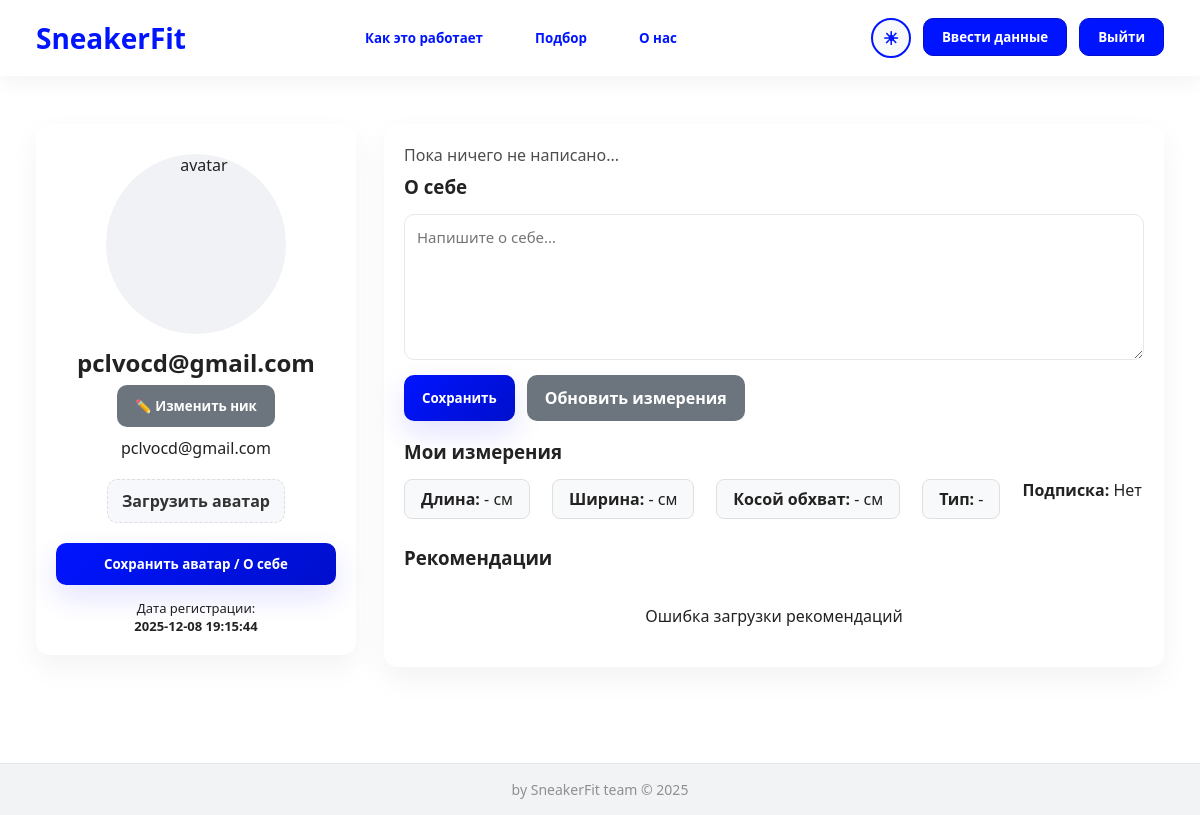
The app's page /profile (signed in), older data.
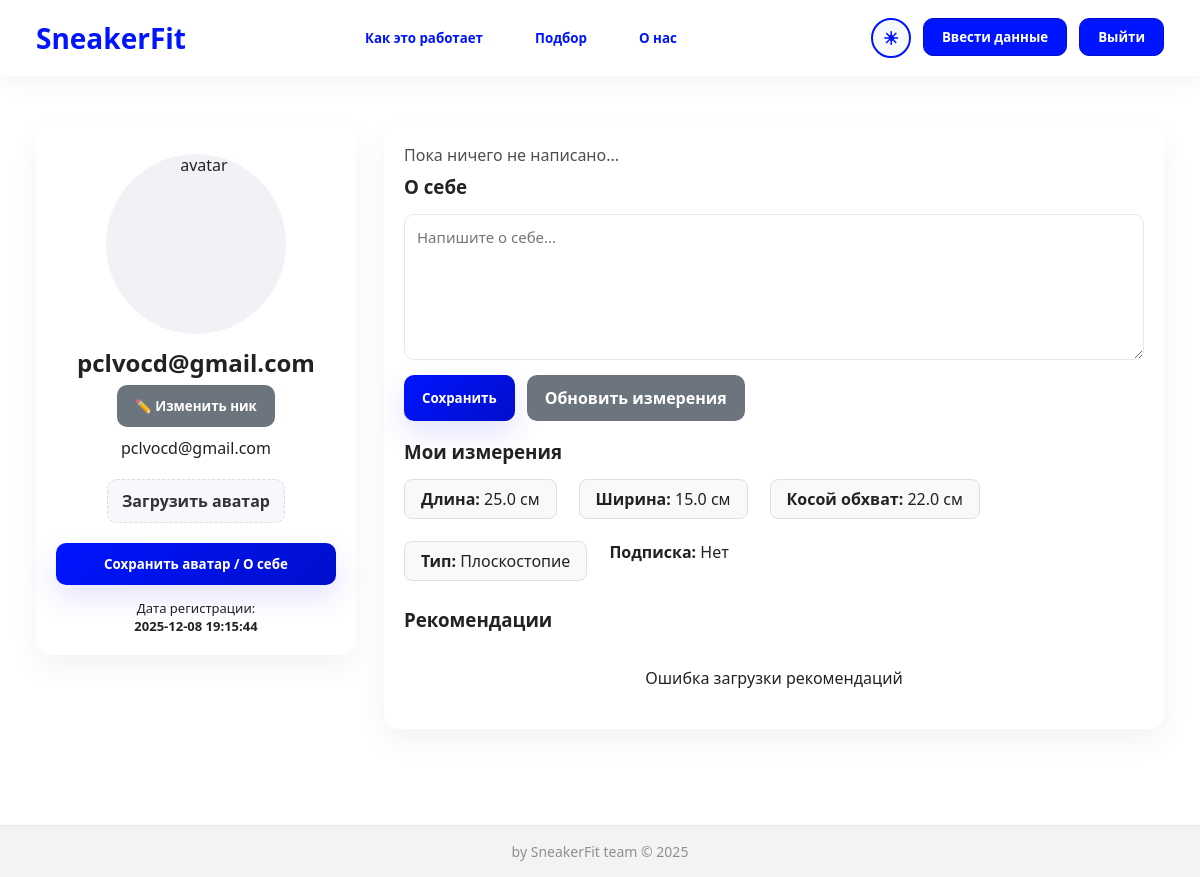
The same page, newer data.
### tables this page shows
CREATE TABLE users (
            id INTEGER PRIMARY KEY AUTOINCREMENT,
            username TEXT NOT NULL,
            email TEXT UNIQUE NOT NULL,
            password TEXT NOT NULL,
            registration_date TEXT,
            registration_type TEXT,
            subscription INTEGER DEFAULT 0,
            foot_length REAL,
            foot_width REAL,
            arch TEXT,
            oblique_circumference REAL,
            foot_type TEXT,
            avatar TEXT,
            about TEXT DEFAULT '',
            email_verified BOOLEAN DEFAULT FALSE
        );

### app.py (the view)
@app.route('/profile')
@email_verified_required
def profile():
    user = get_user_by_email(session.get('user_email'))
    return render_template('profile.html', user=user)

### app.py (called while the page is built)
def email_verified_required(f):
    @wraps(f)
    def decorated_function(*args, **kwargs):
        if not session.get('user_logged_in'):
            return redirect('/login_page')
        user_email = session.get('user_email')
        if not user_email or not is_email_verified(user_email):
            session['redirect_after_verification'] = request.url
            return redirect('/verify_email_page')
        return f(*args, **kwargs)
    return decorated_function

### database.py (called while the page is built)
def get_connection():
    conn = sqlite3.connect(DB_FILE)
    conn.row_factory = sqlite3.Row
    return conn

### user_service.py (called while the page is built)
def is_email_verified(email):
    conn = get_connection()
    cursor = conn.cursor()
    try:
        cursor.execute("SELECT email_verified FROM users WHERE email = ?", (email,))
        row = cursor.fetchone()
        return row and row['email_verified'] == 1
    except Exception as e:
        print(f"Error checking email verification: {e}")
        return False
    finally:
        conn.close()

### templates/profile.html (shortened to what this page needs)
<!DOCTYPE html>
<html lang="ru">
<head>
    <link rel="stylesheet" href="{{ url_for('static', filename='style.css') }}">
    <link rel="stylesheet" href="{{ url_for('static', filename='../static/css/profile.css') }}">
</head>
<body>
<div class="main-content">
<div class="topbar">
    <a href="/" style="text-decoration: none;">
        <div class="logo">SneakerFit</div>
    </a>
    <div class="center-menu">
        <a href="/how"><button class="ghost-btn">Как это работает</button></a>
        <a href="/fit"><button class="ghost-btn">Подбор</button></a>
        <a href="/about"><button class="ghost-btn">О нас</button></a>
    </div>
    <div class="right-menu">
        <button id="themeSwitcher" class="theme-switcher">
            <span id="themeIcon" class="theme-icon">☀</span>
        </button>
        <a href="/measure"><button class="nav-btn">Ввести данные</button></a>
        <a href="/logout"><button class="nav-btn">Выйти</button></a>
    </div>
</div>
<div class="profile-page" style="animation: fadeIn 0.5s ease;">
    <div class="profile-grid">
        <aside class="profile-card">
            <div class="avatar-wrap">
                {% if user.avatar %}
                    <img id="avatarPreview" src="/{{ user.avatar }}" alt="avatar">
                {% else %}
                    <img id="avatarPreview" src="{{ url_for('static', filename='no-avatar.png') }}" alt="avatar">
                {% endif %}
            </div>
            <h2>{{ user.username }}</h2>
            <button onclick="document.getElementById('nickEdit').style.display='block'" class="btn btn-secondary" style="margin-top:6px;">✏️ Изменить ник</button>
            <p class="email">{{ user.email }}</p>
            <form id="avatarForm" action="{{ url_for('profile_update') }}" method="POST" enctype="multipart/form-data">
                <label class="fake-file">
                    Загрузить аватар
                </label>
                <button type="submit" class="btn btn-primary" style="width:100%; margin-top:12px;">Сохранить аватар / О себе</button>
            </form>
            <p class="registered">Дата регистрации: <br> <strong>{{ user.registration_date }}</strong></p>
        </aside>
        <main class="profile-main">
            <p style="margin-bottom:8px; color:#555;">{{ user.about or "Пока ничего не написано..." }}</p>
            <section class="about">
                <h3>О себе</h3>
                <form id="aboutForm" action="{{ url_for('profile_update') }}" method="POST">
                    <textarea name="about" id="aboutTextarea" rows="6" placeholder="Напишите о себе...">{{ user.about }}</textarea>
                    <div style="display:flex; gap:12px; margin-top:10px;">
                        <button type="submit" class="btn btn-primary">Сохранить</button>
                        <a href="{{ url_for('measure') }}" class="btn btn-secondary">Обновить измерения</a>
                    </div>
                </form>
            </section>
            <section class="measurements" style="margin-top:18px;">
                <h3>Мои измерения</h3>
                <div class="measure-row">
                    <div><strong>Длина:</strong> {{ user.foot_length or '-' }} см</div>
                    <div><strong>Ширина:</strong> {{ user.foot_width or '-' }} см</div>
                    <div><strong>Косой обхват:</strong> {{ user.oblique_circumference or '-' }} см</div>
                    <div><strong>Тип:</strong> {{ user.foot_type or '-' }}</div>
                    <p><strong>Подписка:</strong> {{ 'Активна' if user.subscription else 'Нет' }}</p>
                </div>
            </section>
            <section class="recommendations" style="margin-top:26px;">
                <h3>Рекомендации</h3>
                <div id="profile-recommendations">
                </div>
            </section>
        </main>
    </div>
</div>
<div class="main-content">
<footer class="global-footer">
    <p>by SneakerFit team © 2025</p>
</footer>
</body>
</html>

Row changes from the older to the newer data that the page shows:
changed users "pclvocd@gmail.com": foot_length (not shown) → "25.0"; foot_width (not shown) → "15.0"; oblique_circumference (not shown) → "22.0"; foot_type (not shown) → "Плоскостопие"
Text that changed along with them:
{{ user.foot_length or '-' }}: "-" → (not shown)
{{ user.foot_width or '-' }}: "-" → (not shown)
{{ user.oblique_circumference or '-' }}: "-" → (not shown)
{{ user.foot_type or '-' }}: "-" → (not shown)
